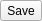
<?xml version="1.0" encoding="UTF-8"?>
<ui version="4.0">
	<class>MenuMainSessionSaveWidget</class>
	<widget class="QToolButton" name="pushButton">
		<property name="text">
			<string>Save</string>
		</property>
		<property name="icon">
			<iconset theme=":/sprite/save_session_icon.png"/>
		</property>
		<property name="iconSize">
			 <size>
				  <width>16</width>
				  <height>16</height>
			 </size>
		</property>
		<property name="toolButtonStyle">
			<enum>Qt::ToolButtonTextBesideIcon</enum>
		</property>
	</widget>

 <resources/>
 <connections/>
</ui>
